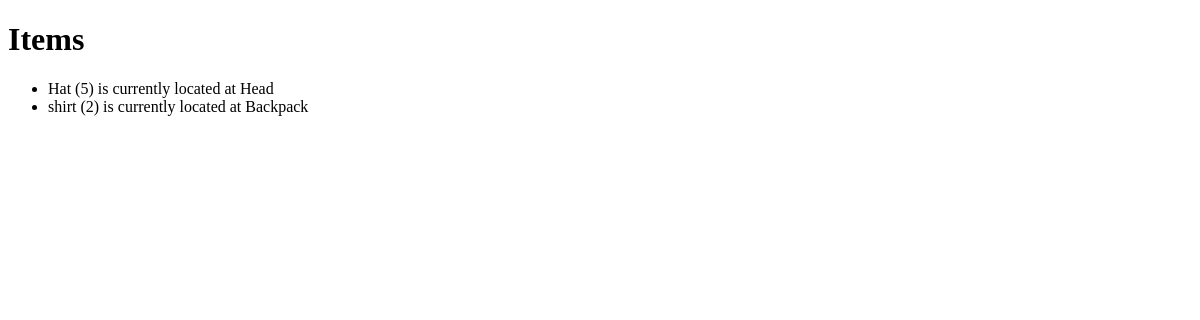
Page /items/ on the earlier database version.
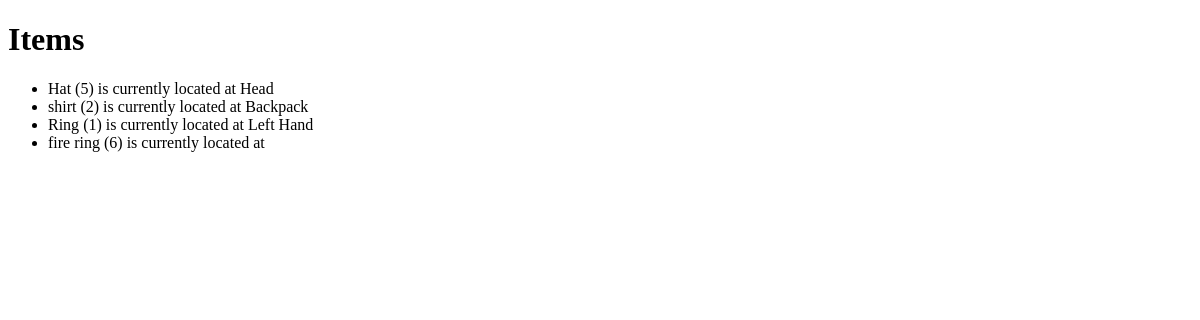
Same page on the later database version.
### char_equip/models.py (models this page shows)
class Item(models.Model):
    name = models.CharField(max_length=100)
    power = models.IntegerField()
    slot = models.ForeignKey(EquippmentSlot, on_delete=models.SET_NULL, null=True, blank=True)

class EquippmentSlot(models.Model):
    name = models.CharField(max_length=50, choices=(
        ("Head", "Head"),
        ("Chest", "Chest"),
        ("Left Hand", "Left Hand"),
        ("Right Hand", "Right Hand"),
        ("Legs", "Legs"),
        ("Backpack", "Backpack"),
    ))
    character = models.ForeignKey(Character, on_delete=models.CASCADE)

### char_equip/views.py (the view)
# urls.py: path('items/', views.item_list, name='item_list'),
def item_list(request):
    items = Item.objects.all()
    return render(request, 'item_list.html', {'items': items})

### char_equip/templates/item_list.html (shortened to what this page needs)
<!DOCTYPE html>
<html lang="en">
<head>
</head>
<body>
    <h1>Items</h1>
    <ul>
        {% for item in items %}
        <li>{{ item.name }} ({{ item.power }}) is currently located at {{ item.slot.name }}</li>
        {% endfor %}
    </ul>
</body>
</html>

Differences in the rows shown:
added Item: name "Ring", power "1", slot.name "Left Hand"
added Item: name "fire ring", power "6"
